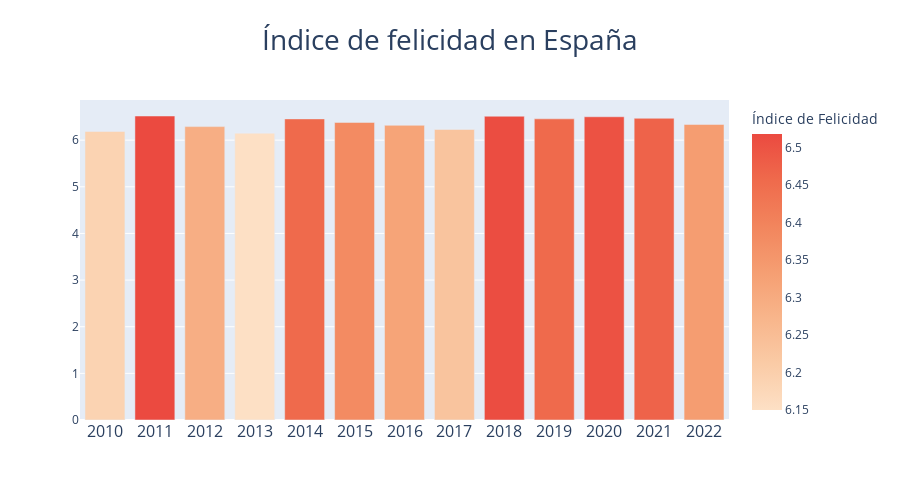

Here is the notebook cell this chart was saved with:
### Code cell
fig = px.bar(ultimos_anios_espania, x='year', y='Life Ladder', 
             title='Índice de felicidad en España',
             labels={'Life Ladder': 'Índice de Felicidad', 'year': 'Año'},
             height=500,  # Ajusta el tamaño del gráfico según sea necesario
             color='Life Ladder', 
             color_continuous_scale='Peach'  
            )
fig.update_layout(yaxis_title='')
fig.update_layout(xaxis_title='')
fig.update_layout(title_x=0.5)
fig.update_layout(title_font=dict(size=28))
fig.update_xaxes(tickvals=ultimos_anios_espania['year'], ticktext=ultimos_anios_espania['year'], tickfont=dict(size=16))
fig.show()

### Figure 1 — Plotly figure (JSON) as saved in the notebook; plotly's stock layout.template omitted (floating-point values rounded to 4 significant figures)
{"data": [{"alignmentgroup": "True", "hovertemplate": "Año=%{x}<br>Índice de Felicidad=%{marker.color}<extra></extra>", "legendgroup": "", "marker": {"color": [6.188, 6.518, 6.291, 6.15, 6.456, 6.381, 6.319, 6.23, 6.513, 6.457, 6.502, 6.47, 6.337], "coloraxis": "coloraxis", "pattern": {"shape": ""}}, "name": "", "offsetgroup": "", "orientation": "v", "showlegend": false, "textposition": "auto", "type": "bar", "x": [2010, 2011, 2012, 2013, 2014, 2015, 2016, 2017, 2018, 2019, 2020, 2021, 2022], "xaxis": "x", "y": [6.188, 6.518, 6.291, 6.15, 6.456, 6.381, 6.319, 6.23, 6.513, 6.457, 6.502, 6.47, 6.337], "yaxis": "y"}], "layout": {"barmode": "relative", "coloraxis": {"colorbar": {"title": {"text": "Índice de Felicidad"}}, "colorscale": [[0, "rgb(253, 224, 197)"], [0.1667, "rgb(250, 203, 166)"], [0.3333, "rgb(248, 181, 139)"], [0.5, "rgb(245, 158, 114)"], [0.6667, "rgb(242, 133, 93)"], [0.8333, "rgb(239, 106, 76)"], [1, "rgb(235, 74, 64)"]]}, "height": 500, "legend": {"tracegroupgap": 0}, "title": {"font": {"size": 28}, "text": "Índice de felicidad en España", "x": 0.5}, "xaxis": {"anchor": "y", "domain": [0, 1], "tickfont": {"size": 16}, "ticktext": [2010, 2011, 2012, 2013, 2014, 2015, 2016, 2017, 2018, 2019, 2020, 2021, 2022], "tickvals": [2010, 2011, 2012, 2013, 2014, 2015, 2016, 2017, 2018, 2019, 2020, 2021, 2022], "title": {"text": ""}}, "yaxis": {"anchor": "x", "domain": [0, 1], "title": {"text": ""}}}}
